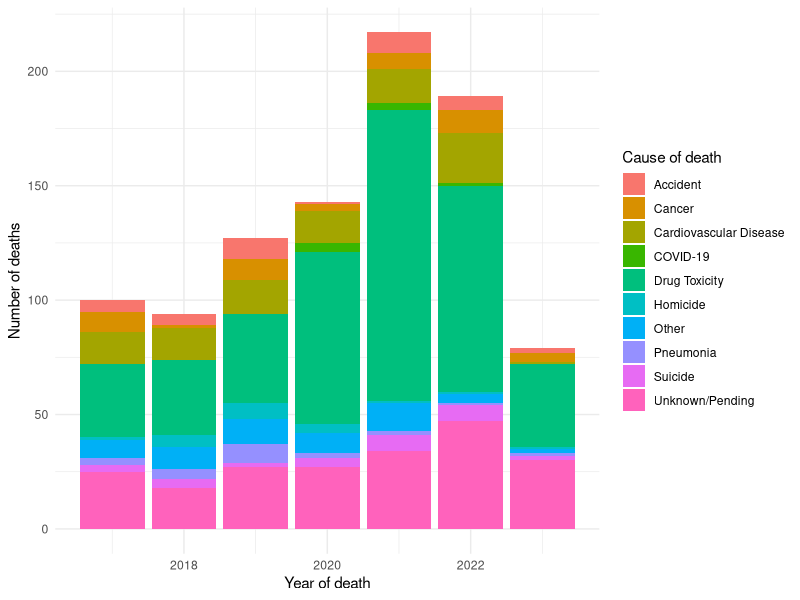
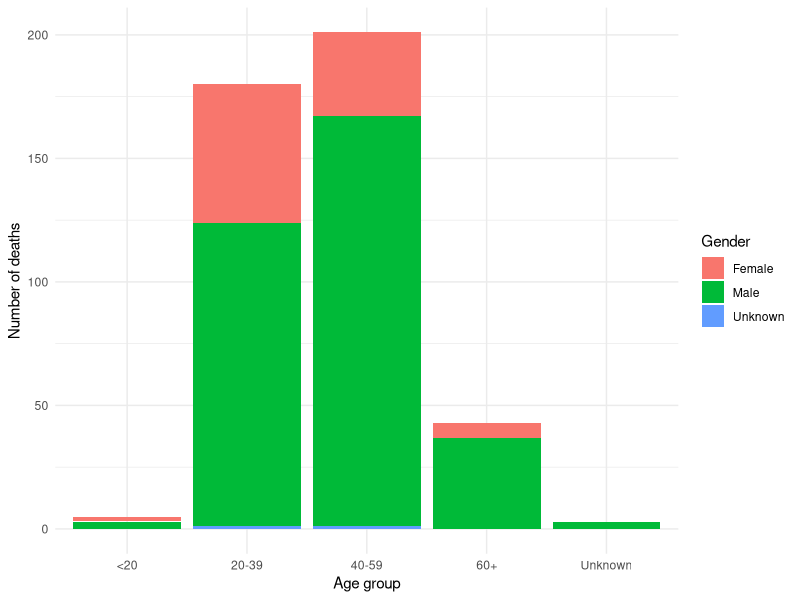
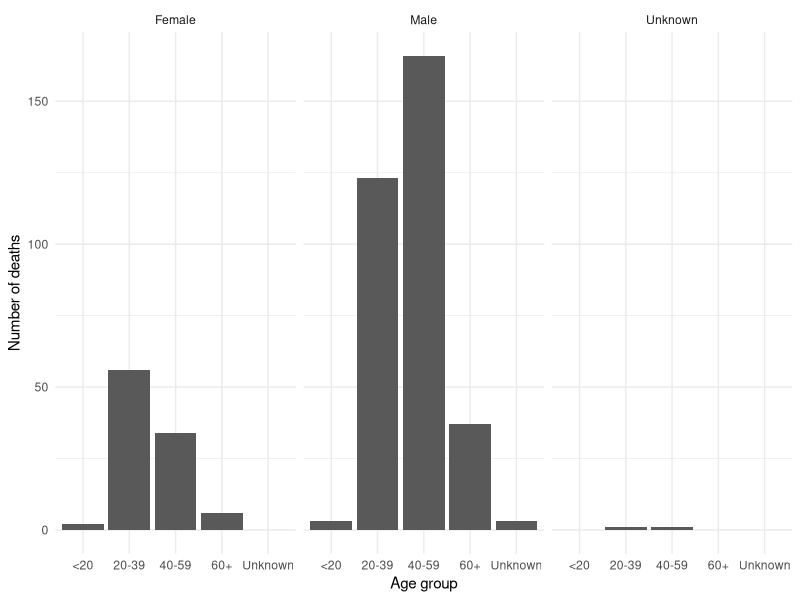

The R script that drew these images, in order:
## ---- chunk 1
library(tidyverse)
## ---- chunk 2
# Read in cleaned data
cleaned_toronto_homeless <- read.csv(here::here("outputs/data/cleaned_toronto_homeless.csv"))
## ---- chunk 3
cleaned_toronto_homeless |> 
  ggplot(mapping = aes(x = year_of_death, y= count, fill = cause_of_death)) +
  geom_col() +
  theme_minimal() +
  labs(x = "Year of death", y = "Number of deaths", fill = "Cause of death")
## ---- chunk 4
#cleaned_toronto_homeless |> 
  #ggplot(mapping = aes(x = age_group, y = count, fill = gender)) +
  #geom_col() +
  #theme_minimal() +
  #labs(x = "Age group", y = "Number of deaths", fill = "Gender") +
  #facet_wrap(vars(cause_of_death))
## ---- chunk 5
cleaned_toronto_homeless |> 
  filter(cause_of_death == "Drug Toxicity") |> 
  ggplot(mapping = aes(x = age_group, y = count, fill = gender)) +
  geom_col() +
  theme_minimal() +
  labs(x = "Age group", y = "Number of deaths", fill = "Gender")
## ---- chunk 6
cleaned_toronto_homeless |> 
  filter(cause_of_death == "Drug Toxicity") |> 
  ggplot(mapping = aes(x = age_group, y = count)) +
  geom_col() +
  theme_minimal() +
  labs(x = "Age group", y = "Number of deaths") +
  facet_wrap(vars(gender))
